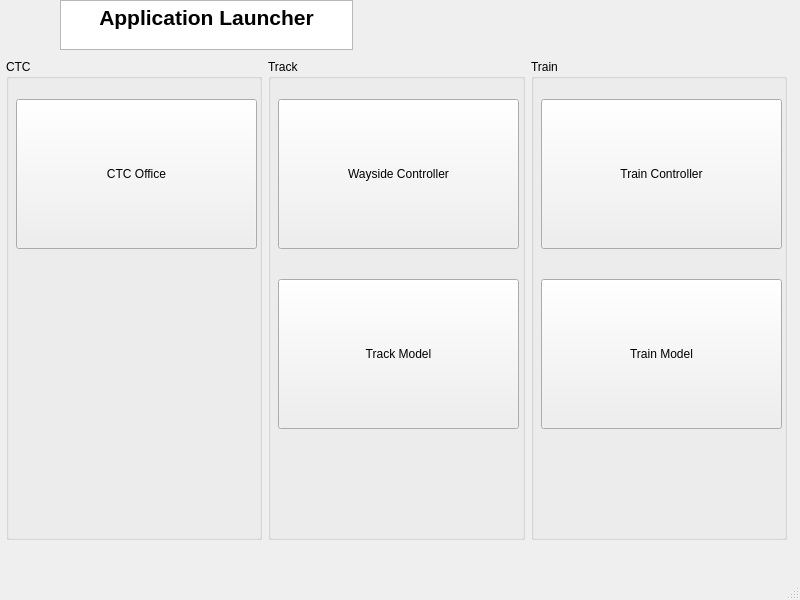
<?xml version="1.0" encoding="UTF-8"?>
<ui version="4.0">
 <class>MainWindow</class>
 <widget class="QMainWindow" name="MainWindow">
  <property name="geometry">
   <rect>
    <x>0</x>
    <y>0</y>
    <width>800</width>
    <height>600</height>
   </rect>
  </property>
  <property name="windowTitle">
   <string>MainWindow</string>
  </property>
  <widget class="QWidget" name="centralwidget">
   <widget class="QLabel" name="label">
    <property name="geometry">
     <rect>
      <x>0</x>
      <y>0</y>
      <width>55</width>
      <height>50</height>
     </rect>
    </property>
    <property name="text">
     <string/>
    </property>
    <property name="pixmap">
     <pixmap>wayside_control/AuroraLogo.jpg</pixmap>
    </property>
    <property name="scaledContents">
     <bool>true</bool>
    </property>
   </widget>
   <widget class="QTextBrowser" name="textBrowser">
    <property name="geometry">
     <rect>
      <x>60</x>
      <y>0</y>
      <width>293</width>
      <height>50</height>
     </rect>
    </property>
    <property name="verticalScrollBarPolicy">
     <enum>Qt::ScrollBarAlwaysOff</enum>
    </property>
    <property name="html">
     <string>&lt;!DOCTYPE HTML PUBLIC &quot;-//W3C//DTD HTML 4.0//EN&quot; &quot;http://www.w3.org/TR/REC-html40/strict.dtd&quot;&gt;
&lt;html&gt;&lt;head&gt;&lt;meta name=&quot;qrichtext&quot; content=&quot;1&quot; /&gt;&lt;style type=&quot;text/css&quot;&gt;
p, li { white-space: pre-wrap; }
&lt;/style&gt;&lt;/head&gt;&lt;body style=&quot; font-family:'MS Shell Dlg 2'; font-size:8.25pt; font-weight:400; font-style:normal;&quot;&gt;
&lt;p align=&quot;center&quot; style=&quot; margin-top:0px; margin-bottom:0px; margin-left:0px; margin-right:0px; -qt-block-indent:0; text-indent:0px;&quot;&gt;&lt;span style=&quot; font-size:16pt; font-weight:600;&quot;&gt;Application Launcher&lt;/span&gt;&lt;/p&gt;&lt;/body&gt;&lt;/html&gt;</string>
    </property>
   </widget>
   <widget class="QWidget" name="horizontalLayoutWidget">
    <property name="geometry">
     <rect>
      <x>6</x>
      <y>59</y>
      <width>781</width>
      <height>481</height>
     </rect>
    </property>
    <layout class="QHBoxLayout" name="horizontalLayout">
     <item>
      <widget class="QGroupBox" name="groupBox_3">
       <property name="title">
        <string>CTC</string>
       </property>
       <widget class="QPushButton" name="pushButton">
        <property name="geometry">
         <rect>
          <x>10</x>
          <y>40</y>
          <width>241</width>
          <height>150</height>
         </rect>
        </property>
        <property name="minimumSize">
         <size>
          <width>1</width>
          <height>150</height>
         </size>
        </property>
        <property name="text">
         <string>CTC Office</string>
        </property>
       </widget>
      </widget>
     </item>
     <item>
      <widget class="QGroupBox" name="groupBox">
       <property name="title">
        <string>Track</string>
       </property>
       <widget class="QPushButton" name="pushButton_2">
        <property name="geometry">
         <rect>
          <x>10</x>
          <y>40</y>
          <width>241</width>
          <height>150</height>
         </rect>
        </property>
        <property name="minimumSize">
         <size>
          <width>1</width>
          <height>150</height>
         </size>
        </property>
        <property name="text">
         <string>Wayside Controller</string>
        </property>
       </widget>
       <widget class="QPushButton" name="pushButton_3">
        <property name="geometry">
         <rect>
          <x>10</x>
          <y>220</y>
          <width>241</width>
          <height>150</height>
         </rect>
        </property>
        <property name="minimumSize">
         <size>
          <width>1</width>
          <height>150</height>
         </size>
        </property>
        <property name="text">
         <string>Track Model</string>
        </property>
       </widget>
      </widget>
     </item>
     <item>
      <widget class="QGroupBox" name="groupBox_2">
       <property name="title">
        <string>Train</string>
       </property>
       <widget class="QPushButton" name="pushButton_5">
        <property name="geometry">
         <rect>
          <x>10</x>
          <y>220</y>
          <width>241</width>
          <height>150</height>
         </rect>
        </property>
        <property name="minimumSize">
         <size>
          <width>1</width>
          <height>150</height>
         </size>
        </property>
        <property name="text">
         <string>Train Model</string>
        </property>
       </widget>
       <widget class="QPushButton" name="pushButton_4">
        <property name="geometry">
         <rect>
          <x>10</x>
          <y>40</y>
          <width>241</width>
          <height>150</height>
         </rect>
        </property>
        <property name="minimumSize">
         <size>
          <width>1</width>
          <height>150</height>
         </size>
        </property>
        <property name="text">
         <string>Train Controller</string>
        </property>
       </widget>
      </widget>
     </item>
    </layout>
   </widget>
  </widget>
  <widget class="QMenuBar" name="menubar">
   <property name="geometry">
    <rect>
     <x>0</x>
     <y>0</y>
     <width>800</width>
     <height>21</height>
    </rect>
   </property>
  </widget>
  <widget class="QStatusBar" name="statusbar"/>
 </widget>
 <resources/>
 <connections/>
</ui>
